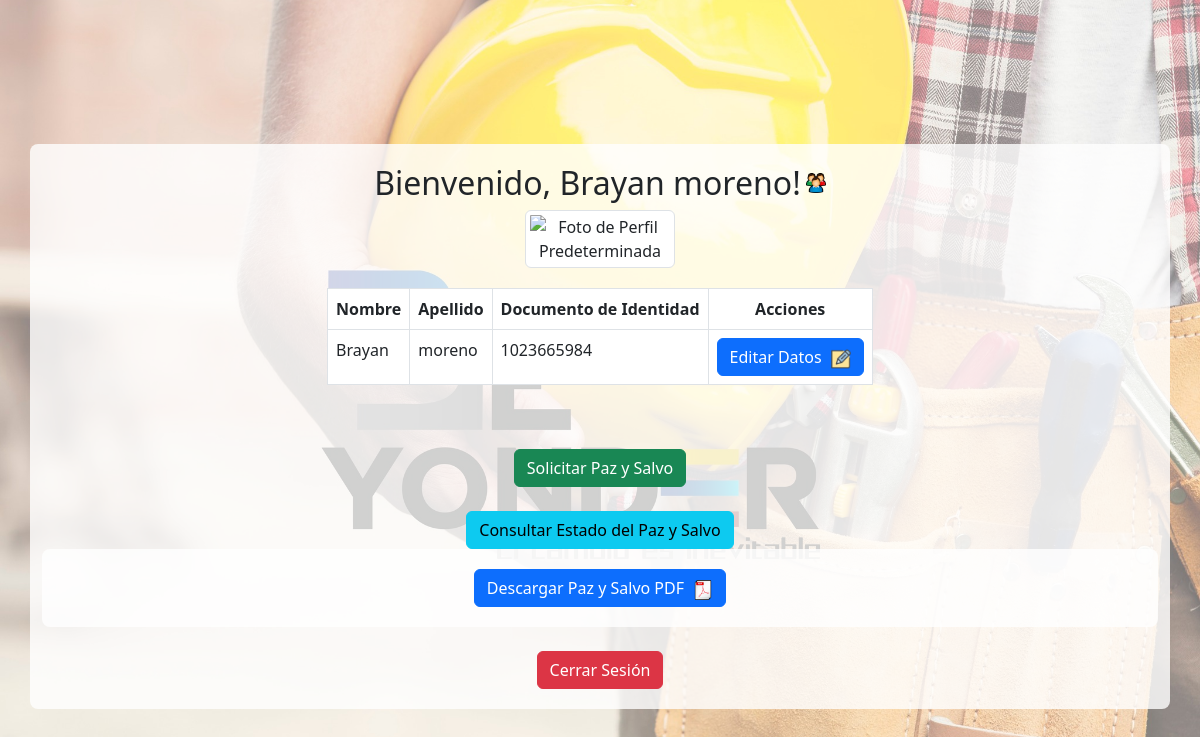
Page /vistas/empleado/empleados.php (signed in) on the committed database.
### tables this page shows
CREATE TABLE `usuarios_empleados` (
  `ID` int(11) NOT NULL,
  `Nombre` varchar(255) NOT NULL,
  `Apellido` varchar(255) NOT NULL,
  `DocumentoIdentidad` varchar(255) NOT NULL,
  `Departamento_ID` int(11) DEFAULT NULL,
  `NombreUsuario` varchar(255) NOT NULL,
  `Contrasena` varchar(255) NOT NULL,
  `Rol` enum('empleado','administrador','recursos_humanos') DEFAULT 'empleado',
  `TipoDocumento_ID` int(11) NOT NULL,
  `CorreoElectronico` varchar(255) NOT NULL,
  `FechaContratacion` date DEFAULT NULL,
  `FechaRetiro` date DEFAULT NULL,
  `FotoPerfil` varchar(255) DEFAULT NULL
);

### vistas/empleado/empleados.php (the view, shortened to what this page needs)
<?php
$servername = "localhost";
$username = "root";
$password = "";
$dbname = "pazysalvo_db";
$conn = new mysqli($servername, $username, $password, $dbname);
$username = $_SESSION['username'];
$stmt = $conn->prepare("SELECT ID, Nombre, Apellido, DocumentoIdentidad, NombreUsuario, CorreoElectronico, FotoPerfil
                        FROM usuarios_empleados
                        WHERE NombreUsuario = ?");
$stmt->bind_param("s", $username);
$stmt->execute();
$result_obtener_empleado = $stmt->get_result();
if ($result_obtener_empleado->num_rows > 0) {
    $empleado = $result_obtener_empleado->fetch_assoc();
    $nombreEmpleado = htmlspecialchars($empleado['Nombre']);
    $apellidoEmpleado = htmlspecialchars($empleado['Apellido']);
    $documentoIdentidadEmpleado = htmlspecialchars($empleado['DocumentoIdentidad']);
    $fotoPerfil = htmlspecialchars($empleado['FotoPerfil']);
    ?>
    <!DOCTYPE html>
    <html lang="es">
    <head>
        <link rel="stylesheet" href="empleados.css">
        <link rel="stylesheet" href="https://stackpath.bootstrapcdn.com/bootstrap/5.3.0/css/bootstrap.min.css">
    </head>
    <body>
        <br> <br> <br> <br> <br> <br>
        <div class="container">
            <h2>
                <div class="user-info">
                    Bienvenido, <?php echo $nombreEmpleado . " " . $apellidoEmpleado; ?>!
                    <img src="../../imagen/iconos/user.png" alt="Usuario" class="edit-icon">
                </div>
            </h2>
            <div class="text-center">
                <?php if (!empty($fotoPerfil)): ?>
                    <img src="<?php echo $fotoPerfil; ?>" alt="Foto de Perfil" class="img-thumbnail" style="max-width: 150px;">
                <?php else: ?>
                    <img src="../../imagen/iconos/default-profile.png" alt="Foto de Perfil Predeterminada" class="img-thumbnail" style="max-width: 150px;">
                <?php endif; ?>
            </div>
            <div class="table-responsive">
                <table class="table table-bordered">
                    <tr>
                        <th>Nombre</th>
                        <th>Apellido</th>
                        <th>Documento de Identidad</th>
                        <th>Acciones</th>
                    </tr>
                    <tr>
                        <td><?php echo $nombreEmpleado; ?></td>
                        <td><?php echo $apellidoEmpleado; ?></td>
                        <td><?php echo $documentoIdentidadEmpleado; ?></td>
                        <td>
                            <button class="btn btn-primary" onclick="openEditForm('<?php echo $nombreEmpleado; ?>', '<?php echo $apellidoEmpleado; ?>', '<?php echo $documentoIdentidadEmpleado; ?>')">
                                Editar Datos <img src="../../imagen/iconos/lapiz.png" alt="editar" class="edit-icon">
                            </button>
                        </td>
                    </tr>
                </table>
            </div>
            <br><br>
            <form action='../paz_y_salvo/solicitar_paz_y_salvo.php' method='post'>
                <button type='submit' class="btn btn-success">Solicitar Paz y Salvo</button><br><br>
            </form>
            <form action='../consultas/consultar_paz_y_salvo.php' method='post'>
                <button type='submit' class="btn btn-info">Consultar Estado del Paz y Salvo</button>
            </form>
            <div class="container">
                <a href="../paz_y_salvo/generar_pdf.php" target="_blank" class="btn btn-primary">
                    Descargar Paz y Salvo PDF
                    <img src="../../imagen/iconos/pdf.png" alt="PDF" class="edit-icon">
                </a>
            </div>
            <br><a href='../login/logout.php' class="btn btn-danger">Cerrar Sesión</a>
        </div>
    </body>
    </html>
    <?php
} else {
    echo "Error: No se encontraron datos del empleado asociado al usuario.";
}
?>

### vistas/empleado/empleados.css (style rules this page uses)
body { font-family: Arial, sans-serif; background-image: url('../../imagen/beyonder333.jpg'); background-size: cover; background-position: center; margin: 0; padding: 0; height: 100vh; width: 100%; }
.container { max-width: 800px; margin: 0 auto; padding: 20px; background-color: rgba(255, 255, 255, 0.8); border-radius: 8px; box-shadow: 0 0 0 0 #0000FF; animation: slideIn 0.5s ease-out, glow 3s infinite alternate linear; text-align: center; display: flex; flex-direction: column; justify-content: center; align-items: center; }
h2 { margin-bottom: 20px; }
table { width: 100%; border-collapse: collapse; margin-top: 20px; }
table, th, td { border: 1px solid #ddd; }
th, td { padding: 10px; text-align: left; }
th { background-color: #f2f2f2; }
button { background-color: #4caf50; color: #fff; padding: 10px 15px; border: none; border-radius: 5px; cursor: pointer; }
.edit-icon { width: 20px; height: auto; margin-left: 5px; vertical-align: middle; }
.user-info { display: flex; align-items: center; }

### rows in the picture
usuarios_empleados: Nombre "Brayan", Apellido "moreno", DocumentoIdentidad "1023665984"
